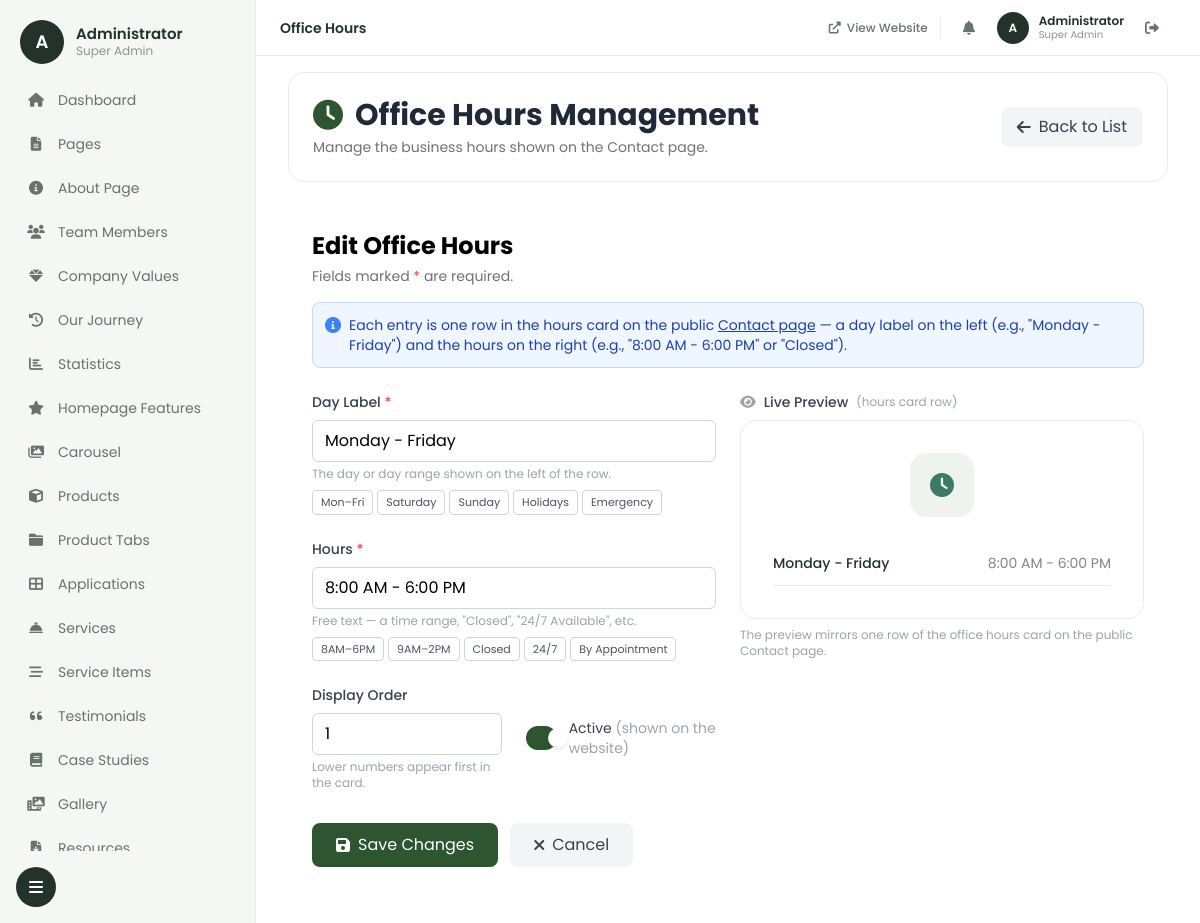
The app's page /admin/office-hours.php?action=edit&id=1 (signed in) with its own data.
### tables this page shows
CREATE TABLE `office_hours` (
  `id` int(11) NOT NULL,
  `day_label` varchar(50) NOT NULL,
  `hours` varchar(100) NOT NULL,
  `display_order` int(11) DEFAULT 0,
  `is_active` tinyint(1) DEFAULT 1,
  `created_at` timestamp NOT NULL DEFAULT current_timestamp(),
  `updated_at` timestamp NOT NULL DEFAULT current_timestamp() ON UPDATE current_timestamp(),
  `updated_by` int(11) DEFAULT NULL
);

### admin/office-hours.php (the view, shortened to what the rows shown need)
<?php
require_once 'config.php';
$db = getDB();
$action = $_GET['action'] ?? 'list';
$id = $_GET['id'] ?? null;
$edit_hours = null;
if ($action === 'edit' && $id) {
    $stmt = $db->prepare("SELECT * FROM office_hours WHERE id = ?");
    $stmt->bind_param("i", $id);
    $stmt->execute();
    $result = $stmt->get_result();
    $edit_hours = $result->fetch_assoc();
}
$view_url = '../contact.php#office-hours';
?>
<!DOCTYPE html>
<html lang="en">
<head>
    <script src="https://cdn.tailwindcss.com"></script>
    <link href="https://cdnjs.cloudflare.com/ajax/libs/font-awesome/6.0.0/css/all.min.css" rel="stylesheet">
</head>
<body class="bg-gray-100">
    <?php include 'includes/sidebar.php'; ?>
    <div class="relative lg:ml-64 p-4 lg:p-8">
        <div class="bg-white rounded-lg shadow-md p-6 mb-6">
            <div class="flex flex-col sm:flex-row sm:justify-between sm:items-center gap-3">
                <div>
                    <h1 class="text-3xl font-bold text-gray-800 flex items-center gap-3">
                        <i class="fas fa-clock text-primary"></i> Office Hours Management
                    </h1>
                </div>
            </div>
        </div>
        <?php if ($action === 'add' || $action === 'edit'): ?>
            <div class="p-6">
                <h2 class="text-2xl font-bold mb-1"><?php echo $action === 'add' ? 'Add New' : 'Edit'; ?> Office Hours</h2>
                <p class="text-sm text-gray-500 mb-4">Fields marked <span class="text-red-500">*</span> are required.</p>
                <div class="mb-6 p-3 rounded-lg bg-blue-50 border border-blue-200 flex items-start gap-2">
                    <i class="fas fa-info-circle text-blue-500 mt-0.5"></i>
                    <p class="text-sm text-blue-800">Each entry is one row in the hours card on the public <a href="<?php echo $view_url; ?>" target="_blank" class="underline hover:text-blue-900">Contact page</a> — a day label on the left (e.g., "Monday - Friday") and the hours on the right (e.g., "8:00 AM - 6:00 PM" or "Closed").</p>
                </div>
                <div class="grid grid-cols-1 lg:grid-cols-2 gap-6">
                    <div>
                        <form method="POST" action="">
                            <div class="space-y-6">
                                <div>
                                    <label class="block text-sm font-medium text-gray-700 mb-2">Day Label <span class="text-red-500">*</span></label>
                                    <input type="text" name="day_label" id="day_label_input" required maxlength="50"
                                           value="<?php echo htmlspecialchars($edit_hours['day_label'] ?? ''); ?>"
                                           class="w-full px-3 py-2 border border-gray-300 rounded-md focus:outline-none focus:ring-primary focus:border-primary"
                                           placeholder="e.g., Monday - Friday"
                                           oninput="updatePreview()">
                                    <p class="text-xs text-gray-400 mt-1">The day or day range shown on the left of the row.</p>
                                    <div class="mt-2 flex flex-wrap gap-1">
                                        <button type="button" class="quick-pick" onclick="setDayLabel('Monday - Friday')">Mon–Fri</button>
                                        <button type="button" class="quick-pick" onclick="setDayLabel('Saturday')">Saturday</button>
                                        <button type="button" class="quick-pick" onclick="setDayLabel('Sunday')">Sunday</button>
                                        <button type="button" class="quick-pick" onclick="setDayLabel('Holidays')">Holidays</button>
                                        <button type="button" class="quick-pick" onclick="setDayLabel('Emergency Support')">Emergency</button>
                                    </div>
                                </div>
                                <div>
                                    <label class="block text-sm font-medium text-gray-700 mb-2">Hours <span class="text-red-500">*</span></label>
                                    <input type="text" name="hours" id="hours_input" required maxlength="100"
                                           value="<?php echo htmlspecialchars($edit_hours['hours'] ?? ''); ?>"
                                           class="w-full px-3 py-2 border border-gray-300 rounded-md focus:outline-none focus:ring-primary focus:border-primary"
                                           placeholder="e.g., 8:00 AM - 6:00 PM"
                                           oninput="updatePreview()">
                                    <p class="text-xs text-gray-400 mt-1">Free text — a time range, "Closed", "24/7 Available", etc.</p>
                                    <div class="mt-2 flex flex-wrap gap-1">
                                        <button type="button" class="quick-pick" onclick="setHours('8:00 AM - 6:00 PM')">8AM–6PM</button>
                                        <button type="button" class="quick-pick" onclick="setHours('9:00 AM - 2:00 PM')">9AM–2PM</button>
                                        <button type="button" class="quick-pick" onclick="setHours('Closed')">Closed</button>
                                        <button type="button" class="quick-pick" onclick="setHours('24/7 Available')">24/7</button>
                                        <button type="button" class="quick-pick" onclick="setHours('By Appointment')">By Appointment</button>
                                    </div>
                                </div>
                                <div class="grid grid-cols-1 sm:grid-cols-2 gap-6">
                                    <div>
                                        <label class="block text-sm font-medium text-gray-700 mb-2">Display Order</label>
                                        <input type="number" name="display_order" min="0"
                                               value="<?php echo htmlspecialchars($edit_hours['display_order'] ?? 0); ?>"
                                               class="w-full px-3 py-2 border border-gray-300 rounded-md focus:outline-none focus:ring-primary focus:border-primary">
                                        <p class="text-xs text-gray-400 mt-1">Lower numbers appear first in the card.</p>
                                    </div>
                                    <div class="flex items-center">
                                        <label class="flex items-center cursor-pointer select-none">
                                            <span class="relative w-11 h-6 rounded-full bg-gray-300 transition-colors duration-300 ease-in-out
                                                         peer-checked:bg-primary peer-focus-visible:ring-2 peer-focus-visible:ring-primary/40 peer-focus-visible:ring-offset-2
                                                         after:content-[''] after:absolute after:top-0.5 after:left-0.5 after:w-5 after:h-5
                                                         after:bg-white after:rounded-full after:shadow
                                                         after:transition-transform after:duration-300 after:ease-in-out
                                                         peer-checked:after:translate-x-5
                                                         hover:after:scale-110 active:after:scale-95"></span>
                                            <span class="ml-3 text-sm text-gray-700">Active <span class="text-gray-400">(shown on the website)</span></span>
                                        </label>
                                    </div>
                                </div>
                            </div>
                            <div class="mt-8 flex flex-col sm:flex-row gap-3">
                                <button type="submit" class="bg-primary text-white px-6 py-2.5 rounded-lg hover:bg-secondary transition-colors inline-flex items-center justify-center">
                                    <i class="fas fa-save mr-2"></i><?php echo $action === 'add' ? 'Add Entry' : 'Save Changes'; ?>
                                </button>
                                <a href="office-hours.php" class="bg-gray-100 hover:bg-gray-200 text-gray-700 px-6 py-2.5 rounded-lg transition-colors inline-flex items-center justify-center">
                                    <i class="fas fa-times mr-2"></i>Cancel
                                </a>
                            </div>
                        </form>
                    </div>
                    <div>
                        <p class="text-sm font-medium text-gray-700 mb-2 flex items-center gap-2">
                            <i class="fas fa-eye text-gray-400"></i> Live Preview
                            <span class="text-xs text-gray-400 font-normal">(hours card row)</span>
                        </p>
                        <div class="bg-white border border-[#e6ece8] rounded-2xl p-8">
                            <div class="text-center mb-6">
                                <div class="w-16 h-16 rounded-2xl flex items-center justify-center mx-auto bg-[#eef3f0]">
                                    <i class="fas fa-clock text-2xl text-[#3d7a66]"></i>
                                </div>
                            </div>
                            <div class="flex items-center justify-between" style="padding: 12px 0; border-bottom: 1px solid #e6ece8;">
                                <span id="preview_day" class="font-medium text-[#23332c] text-sm"><?php echo htmlspecialchars($edit_hours['day_label'] ?? 'Day label'); ?></span>
                                <span id="preview_hours" class="text-[#7d8b84] text-sm"><?php echo htmlspecialchars($edit_hours['hours'] ?? 'Hours'); ?></span>
                            </div>
                        </div>
                        <p class="text-xs text-gray-400 mt-2">The preview mirrors one row of the office hours card on the public Contact page.</p>
                    </div>
                </div>
            </div>
        <?php endif; ?>
    </div>
</body>
</html>

### admin/includes/sidebar.php (shortened to what the rows shown need)
<?php
$current_user = getCurrentUser();
$display_name = $current_user['full_name'] ?: $current_user['username'];
$avatar_initial = strtoupper(substr($display_name, 0, 1));
$role_label = ucwords(str_replace('_', ' ', $current_user['role'] ?? 'Admin'));
?>
<aside id="sidebar" class="fixed top-0 bottom-0 left-0 z-40 w-64 transition-all duration-300 -translate-x-full lg:translate-x-0 bg-[#f5f7f5] text-[#45524b] lg:border-r lg:border-black/5 flex flex-col">
    <div class="sidebar-header flex items-center gap-3 px-5 pt-5 pb-4 flex-shrink-0">
        <div class="w-11 h-11 rounded-full bg-[#23332c] text-white flex items-center justify-center font-semibold text-lg flex-shrink-0">
            <?php echo htmlspecialchars($avatar_initial); ?>
        </div>
        <div class="sidebar-label min-w-0 flex-1">
            <p class="font-semibold text-[15px] text-[#23332c] leading-tight truncate"><?php echo htmlspecialchars($display_name); ?></p>
            <p class="text-xs text-[#8a978f] truncate"><?php echo htmlspecialchars($role_label); ?></p>
        </div>
    </div>
</aside>
<header id="admin-topbar" class="fixed top-0 left-0 right-0 lg:left-64 z-20 h-14 bg-white/95 backdrop-blur border-b border-[#e6ece8] flex items-center gap-3 pl-16 pr-4 lg:pl-6 lg:pr-8">
    <div class="flex items-center gap-2.5">
        <div class="w-8 h-8 rounded-full bg-[#23332c] text-white flex items-center justify-center text-xs font-semibold flex-shrink-0"><?php echo htmlspecialchars($avatar_initial); ?></div>
        <div class="hidden sm:block leading-tight min-w-0">
            <p class="text-xs font-semibold text-[#23332c] truncate max-w-[10rem]"><?php echo htmlspecialchars($display_name); ?></p>
            <p class="text-[10px] text-[#8a978f] truncate"><?php echo htmlspecialchars($role_label); ?></p>
        </div>
    </div>
</header>

### records on screen
office_hours: day_label "Monday - Friday", hours "8:00 AM - 6:00 PM", display_order "1"

### other values on screen
$avatar_initial "A"
$display_name "Administrator"
$role_label "Super Admin"
$item[2] "Dashboard"
$item[2] "Pages"
$item[2] "About Page"
$item[2] "Team Members"
$item[2] "Company Values"
$item[2] "Our Journey"
$item[2] "Statistics"
$item[2] "Homepage Features"
$item[2] "Carousel"
$item[2] "Products"
$item[2] "Product Tabs"
$item[2] "Applications"
